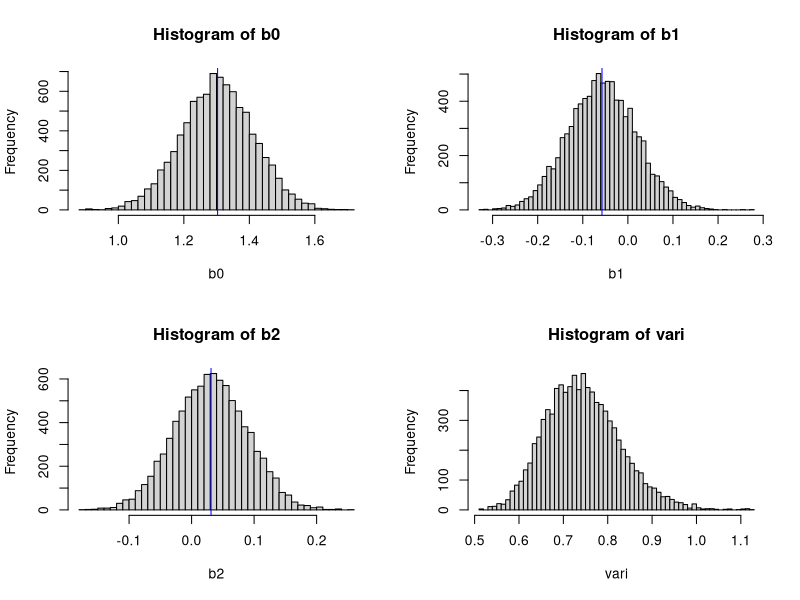
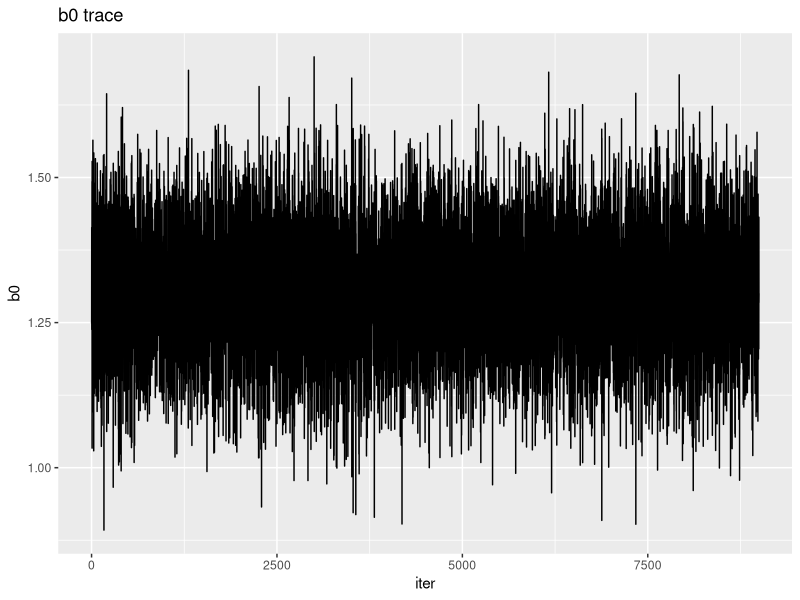
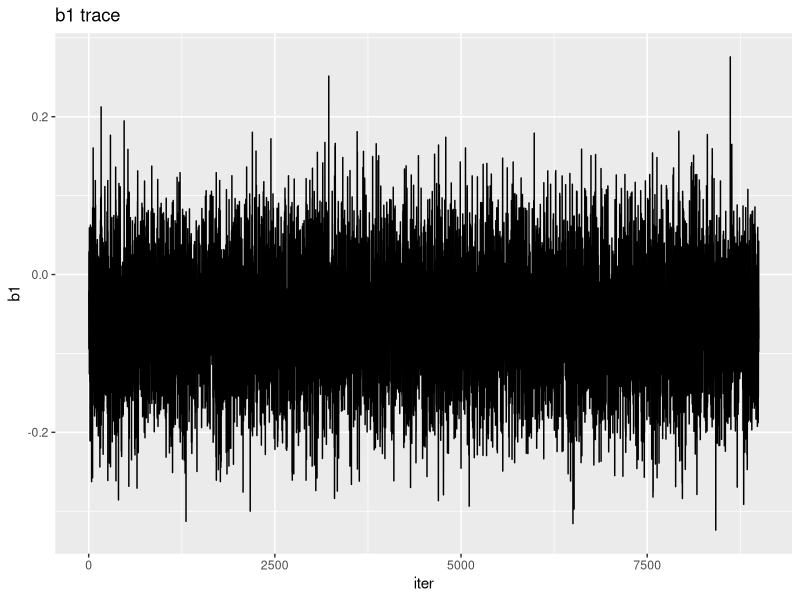
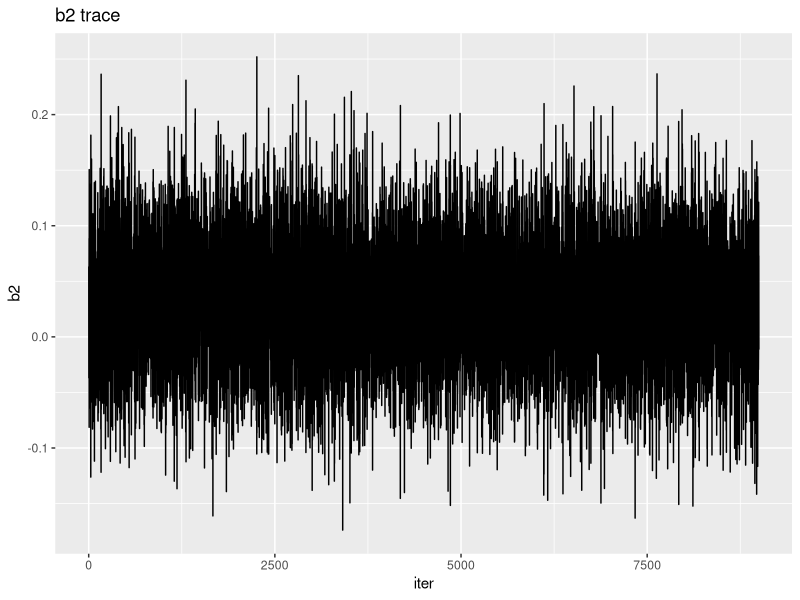
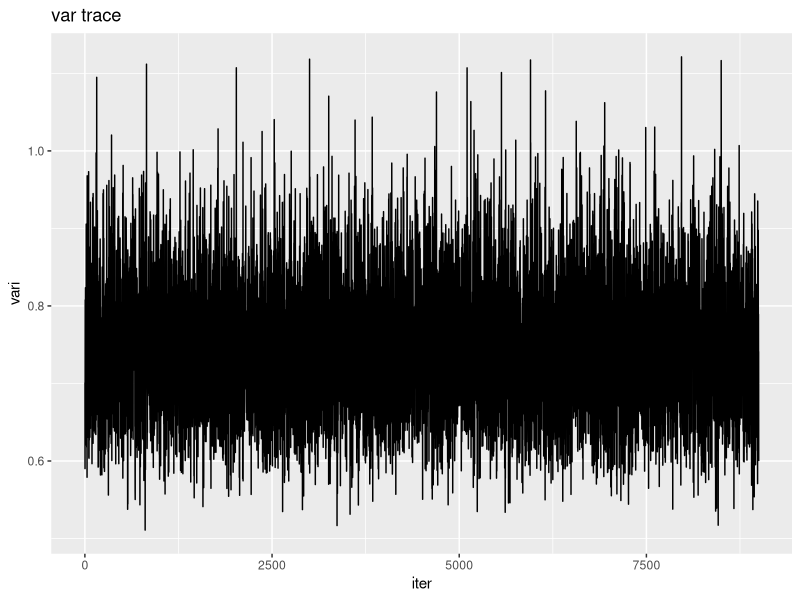
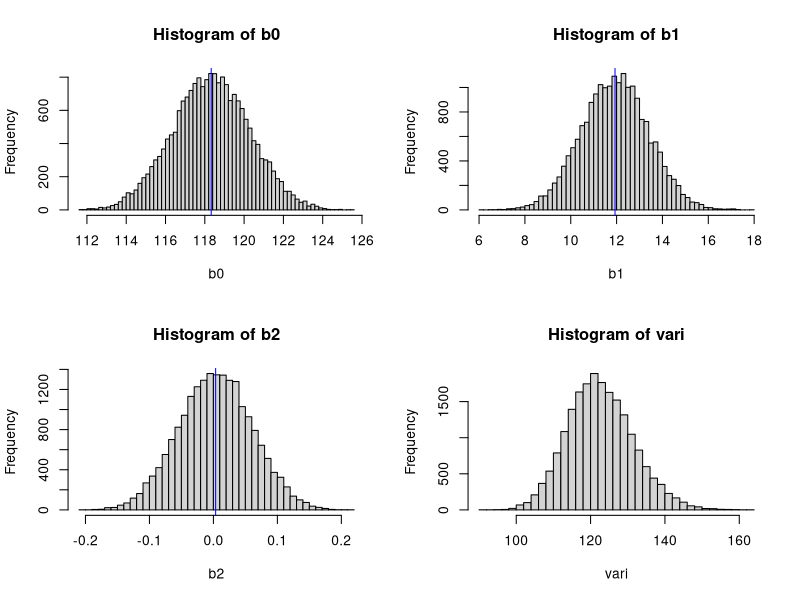
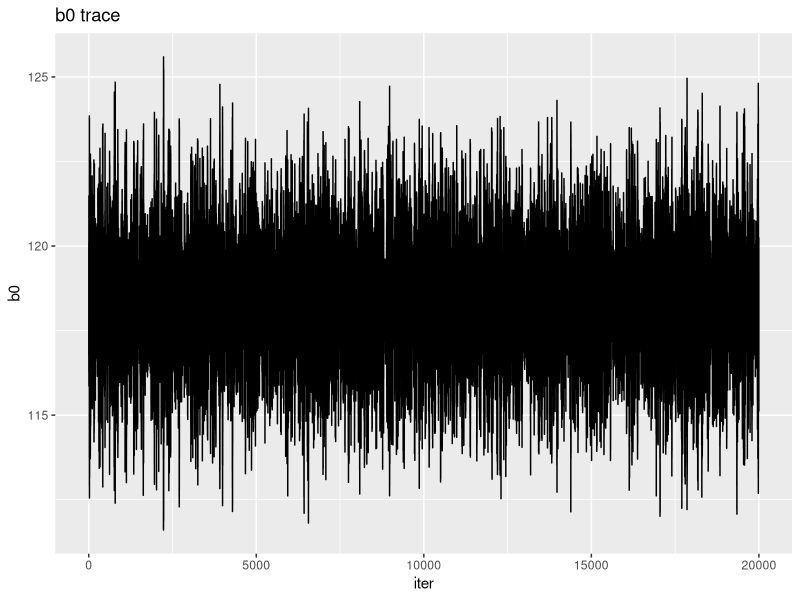
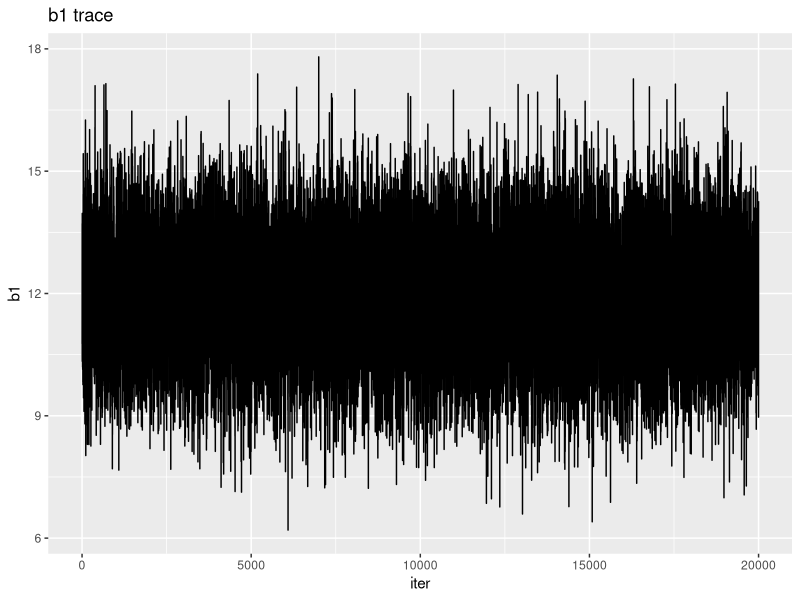

Recreate these plots in R, in order.
## ---- chunk 1
## First, all priors have to be set

a.prior <- 0.001
b.prior <- 0.001

mu0 <- 1
sigma0 <- 10000

mu1 <- 1
sigma1 <- 10000

mu2 <- 1
sigma2 <- 10000

## For MH: we need a proposal and posterior distribution, however, since
## it has to be a linear regression, this will always be a normal distribution
## so we can use pnorm() for this, but the proposal distribution should be specified!

## For example, for an exponential proposal distribution:
proposal <- function(y) {
  return(ifelse(y<0), 0, exp(y))
}

## For the input of the Gibbs Sampler, one should provide: 
        ## a vector of continuous variables that serves as your dependent variable
        ## two vectors of continuous variables that serve as your independent variables
        ## a burn.in period (by default 1000 iterations)
        ## a total amount of iterations (by default 10000)
        ## the initial values for every regression coefficient
        ## a method function that specifies per parameter whether they would 
        ## like to have it sampled through a Gibbs Sampler or Metropolis Hastings algorithm
          ## by default, it assumes a Gibbs sampler for every regression coefficient, 
          ## and if you want to redefine it to a MH, you should change the 0 to a 1
          ## for the regression coefficient you want to change
              ## Examples: 
                ## method = c(0, 1, 0) will make it so that b1 is done through MH
GibbsSampler <- function(Y, X1, X2, burn.in = 1000, iterations = 10000, initial.values = c(1, 1, 1), method = c("0", "0", "0")) {
  ## First, the function should require ggplot2 as it is used to create traceplots later
  library(ggplot2)
  ## First create space
  b0 <- rep(NA, iterations)
  b1 <- rep(NA, iterations)
  b2 <- rep(NA, iterations)
  vari <- rep(NA, iterations)
  
  ## Then assume the specified initial values
  b0[1] <- initial.values[1]
  b1[1] <- initial.values[2]
  b2[1] <- initial.values[3]
  vari[1] <- 1
  N <- length(Y)
 
  ## Now, we will start the sampling, it should start at the second element
  ## because the first element will be the initial values
  for(i in 2:iterations) {
    
    ## In every loop, We first update the intercept:
    ## Check whether the intercept should be sampled through Gibbs or MH
    if(method[1] == "0") {
      
      ## If through Gibbs Sampler:
      
      ## First, we update the parameters of the intercept (mean and standard deviation) with the following formula:
    
      mean.0.post <- (sum(Y - (b1[i - 1]*X1 - b2[i - 1]*X2), na.rm = TRUE)/vari[i - 1] + (mu0 / sigma0)) / ((N / vari[i - 1]) + (1 / sigma0))
      sd.0.post <- 1 / ((N / vari[i - 1]) + (1 / sigma0))

      ## Then through rnorm we randomly sample from a normal distribution the next value for b0 with the
      ## above calculated mean and standard deviation
      b0[i] <- rnorm(n = 1, mean = mean.0.post, sd = sqrt(sd.0.post))
    } else {
      
      ## If through MH:
      
      ## First, we gain a proposal value
      proposal_value <- a.new.b0.from.proposal.distribution
      
      ## Calculate acceptance ratio
      accept_ratio <- (dnorm(proposal_value)/dnorm(b0[i - 1])) * (proposal(b0[i - 1])/proposal(proposal_value))
      
      ## Then see whether we accept the proposed value
      if(runif(1,0,1) < accept_ratio) {
        b0[i] <- proposal_value } else { b0[i] <- b0[i = 1] }
    }
 
    ## Then, every loop, we will update the coefficient of the first independent variable
    
    ## Again, check whether Gibbs or MH:
    if(method[2] == "0") {
    
      ## If through Gibbs:
      
      ## We can update the mean and standard deviation of the regression coefficient for the first variable
      ## using the updated value of the intercept
      mean.1.post <- ((sum(X1*(Y - b0[i] - b2[i - 1]*X2), na.rm = TRUE)/vari[i - 1]) + (mu1 / sigma1)) / ((sum((X1^2), na.rm = TRUE)/vari[i - 1]) + (1 / sigma1))
      sd.1.post <- 1/((sum((X1^2), na.rm = TRUE) / vari[i - 1]) + (1 / sigma1))
    
      ## Then again we randomly sample a new b1 through rnorm
      b1[i] <- rnorm(n = 1, mean = mean.1.post, sd = sqrt(sd.1.post))
      
    } else {
      ## If through MH:
      
      ## First... 
    }
    
    ## Then, every loop, we update the regression coefficient of the second variable
    
    ## But first check whether Gibbs oR MH:

    if(method[3] == "0") {
      
      ## If through Gibbs:
    
      ## We update the mean and standard deviation of the regression coefficient for the second variable
      ## using the updated value of both the intercept and b1
      mean.2.post <- (sum(X2*(Y - b0[i] - b1[i]*X1), na.rm = TRUE)/vari[i - 1] + (mu2 / sigma2)) / ((sum(X2^2, na.rm = TRUE)/vari[i - 1]) + (1 / sigma2))
      sd.2.post <- 1/((sum(X2^2, na.rm = TRUE) / vari[i - 1]) + (1 / sigma2))
   
      ## Then, we randomly sample a new b2
      b2[i] <- rnorm(n = 1, mean = mean.2.post, sd = sqrt(sd.2.post))
    } else {
      ## If through MH:
      
      ## ...
    }
    
    ## Finally, we update the parameters for the distribution of our variance using all above updated values
    a.post <- (N / 2) + a.prior
    b.post <- (sum((Y - (b0[i] + b1[i]*X1 + b2[i]*X2))^2, na.rm = TRUE) / 2) + b.prior

    ## And randomly sample a new variance again through rgamma
    vari[i] <- 1/rgamma(n = 1, shape = a.post, rate = b.post)
      ## We use the inverse of the randomly sample because we want the value of the variance, and not the precision.
  }
  
  ## Then, we remove the values of the burn-in
  b0 <- b0[-c(1:burn.in)]
  b1 <- b1[-c(1:burn.in)]
  b2 <- b2[-c(1:burn.in)]
  vari <- vari[-c(1:burn.in)]
  
  ## We also want the posterior distributions (histograms) of all parameters
  par(mfrow = c(2,2))
  hist(b0, breaks = 50)
  abline(v = mean(b0), col = "blue")
  hist(b1, breaks = 50)
  abline(v = mean(b1), col = "blue")
  hist(b2, breaks = 50)
  abline(v = mean(b2), col = "blue")
  hist(vari, breaks = 50)
  
  ## We want a dataframe consisting of all the sampled parameter values
  data_frame <- as.data.frame(cbind(b0, b1, b2, vari, iter = 1:length(b0)))
  
  ## And we want traceplots for all the parameters to assess convergence
  traceplot1 <- ggplot(data_frame, aes(x=iter, y=b0)) + 
    geom_line() + 
    labs(title="b0 trace")
  traceplot1
  
  traceplot2 <- ggplot(data_frame, aes(x=iter, y=b1)) + 
    geom_line() + 
    labs(title="b1 trace")
  traceplot2
  
  traceplot3 <- ggplot(data_frame, aes(x=iter, y=b2)) + 
    geom_line() + 
    labs(title="b2 trace")
  traceplot3
  
  traceplot4 <- ggplot(data_frame, aes(x=iter, y=vari)) + 
    geom_line() + 
    labs(title="var trace")
  traceplot4
  
  ## We create a list of all the output we want
  list_of_output <- list(data_frame, traceplot1, traceplot2, traceplot3, traceplot4)
  
  ## And finally, we ask the function to return this list of output
  return(list_of_output)
}

## ---- chunk 2
## Testing the sampler
library(haven)
data <- read_sav("Exercise 2 - Data.sav")
str(data)

summary(lm(attitude ~ extraversion + agreeableness, data = data))

GibbsSampler(data$attitude, data$extraversion, data$agreeableness, burn.in = 1000, iterations = 10000, initial.values = c(50, .05, .1))

## ---- chunk 3

autocorrelationplot <- function(X) {
  
}

## ---- chunk 4
## Comparing results to JAGS results
library(haven)
testdat <- read_sav(file = "Week6Data2.sav")
testdat$pass <- as.numeric(testdat$pass)

testdat$verbal <- testdat$verbal - mean(testdat$verbal)

summary(lm(IQ ~ verbal + SES, data = testdat))

set.seed(3)
GibbsSampler(testdat$IQ, testdat$verbal, testdat$SES, burn.in = 5000, iterations = 25000, initial.values = c(1, 1, 1), method = c("0", "0", "0"))
list <- GibbsSampler(testdat$IQ, testdat$verbal, testdat$pass, burn.in = 2500, iterations = 12500, initial.values = c(1, 1, 1))


df <- as.data.frame(list[1])

mean(df$b0)
mean(df$b1)
mean(df$b2)

mean(testdat$IQ)
var(testdat$IQ)
